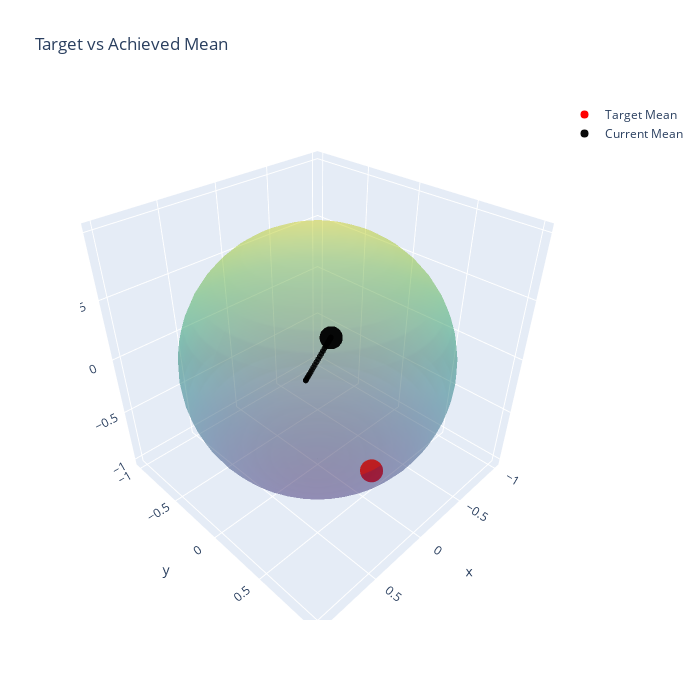

The notebook cell saved with this chart:
### Code cell
plot_mean(x, mus)

### Figure 1 — Plotly figure (JSON) as saved in the notebook; plotly's stock layout.template omitted (floating-point values rounded to 4 significant figures; data arrays with more than 128 entries replaced by an {"elided": "..."} marker saying what was removed)
{"data": [{"colorscale": [[0, "#440154"], [0.1111, "#482878"], [0.2222, "#3e4989"], [0.3333, "#31688e"], [0.4444, "#26828e"], [0.5556, "#1f9e89"], [0.6667, "#35b779"], [0.7778, "#6ece58"], [0.8889, "#b5de2b"], [1, "#fde725"]], "opacity": 0.3, "showscale": false, "type": "surface", "x": {"elided": "50x25 float values"}, "y": {"elided": "50x25 float values"}, "z": {"elided": "50x25 float values"}}, {"marker": {"color": "red", "size": 8}, "mode": "markers", "name": "Target Mean", "type": "scatter3d", "x": [-0.1098], "y": [0.4795], "z": [-0.8706]}, {"marker": {"color": "black", "opacity": 0, "size": 2}, "mode": "markers", "showlegend": false, "type": "scatter3d", "x": [0], "y": [0.1305], "z": [0.2588]}, {"marker": {"color": "black", "opacity": 0.02, "size": 2}, "mode": "markers", "showlegend": false, "type": "scatter3d", "x": [0], "y": [0.1295], "z": [0.2567]}, {"marker": {"color": "black", "opacity": 0.04, "size": 2}, "mode": "markers", "showlegend": false, "type": "scatter3d", "x": [0], "y": [0.1263], "z": [0.2504]}, {"marker": {"color": "black", "opacity": 0.06, "size": 2}, "mode": "markers", "showlegend": false, "type": "scatter3d", "x": [0], "y": [0.121], "z": [0.2399]}, {"marker": {"color": "black", "opacity": 0.08, "size": 2}, "mode": "markers", "showlegend": false, "type": "scatter3d", "x": [0], "y": [0.1137], "z": [0.2255]}, {"marker": {"color": "black", "opacity": 0.1, "size": 2}, "mode": "markers", "showlegend": false, "type": "scatter3d", "x": [0], "y": [0.1046], "z": [0.2074]}, {"marker": {"color": "black", "opacity": 0.12, "size": 2}, "mode": "markers", "showlegend": false, "type": "scatter3d", "x": [0], "y": [0.09376], "z": [0.1859]}, {"marker": {"color": "black", "opacity": 0.14, "size": 2}, "mode": "markers", "showlegend": false, "type": "scatter3d", "x": [0], "y": [0.08138], "z": [0.1614]}, {"marker": {"color": "black", "opacity": 0.16, "size": 2}, "mode": "markers", "showlegend": false, "type": "scatter3d", "x": [0], "y": [0.06766], "z": [0.1342]}, {"marker": {"color": "black", "opacity": 0.18, "size": 2}, "mode": "markers", "showlegend": false, "type": "scatter3d", "x": [0], "y": [0.05283], "z": [0.1048]}, {"marker": {"color": "black", "opacity": 0.2, "size": 2}, "mode": "markers", "showlegend": false, "type": "scatter3d", "x": [0], "y": [0.03714], "z": [0.07364]}, {"marker": {"color": "black", "opacity": 0.22, "size": 2}, "mode": "markers", "showlegend": false, "type": "scatter3d", "x": [0], "y": [0.02083], "z": [0.04131]}, {"marker": {"color": "black", "opacity": 0.24, "size": 2}, "mode": "markers", "showlegend": false, "type": "scatter3d", "x": [0], "y": [0.004184], "z": [0.008296]}, {"marker": {"color": "black", "opacity": 0.26, "size": 2}, "mode": "markers", "showlegend": false, "type": "scatter3d", "x": [0], "y": [-0.01253], "z": [-0.02485]}, {"marker": {"color": "black", "opacity": 0.28, "size": 2}, "mode": "markers", "showlegend": false, "type": "scatter3d", "x": [0], "y": [-0.02904], "z": [-0.05759]}, {"marker": {"color": "black", "opacity": 0.3, "size": 2}, "mode": "markers", "showlegend": false, "type": "scatter3d", "x": [0], "y": [-0.04508], "z": [-0.08939]}, {"marker": {"color": "black", "opacity": 0.32, "size": 2}, "mode": "markers", "showlegend": false, "type": "scatter3d", "x": [0], "y": [-0.06037], "z": [-0.1197]}, {"marker": {"color": "black", "opacity": 0.34, "size": 2}, "mode": "markers", "showlegend": false, "type": "scatter3d", "x": [0], "y": [-0.07468], "z": [-0.1481]}, {"marker": {"color": "black", "opacity": 0.36, "size": 2}, "mode": "markers", "showlegend": false, "type": "scatter3d", "x": [0], "y": [-0.08775], "z": [-0.174]}, {"marker": {"color": "black", "opacity": 0.38, "size": 2}, "mode": "markers", "showlegend": false, "type": "scatter3d", "x": [0], "y": [-0.09939], "z": [-0.1971]}, {"marker": {"color": "black", "opacity": 0.4, "size": 2}, "mode": "markers", "showlegend": false, "type": "scatter3d", "x": [0], "y": [-0.1094], "z": [-0.2169]}, {"marker": {"color": "black", "opacity": 0.42, "size": 2}, "mode": "markers", "showlegend": false, "type": "scatter3d", "x": [0], "y": [-0.1176], "z": [-0.2332]}, {"marker": {"color": "black", "opacity": 0.44, "size": 2}, "mode": "markers", "showlegend": false, "type": "scatter3d", "x": [0], "y": [-0.1239], "z": [-0.2456]}, {"marker": {"color": "black", "opacity": 0.46, "size": 2}, "mode": "markers", "showlegend": false, "type": "scatter3d", "x": [0], "y": [-0.1281], "z": [-0.254]}, {"marker": {"color": "black", "opacity": 0.48, "size": 2}, "mode": "markers", "showlegend": false, "type": "scatter3d", "x": [0], "y": [-0.1303], "z": [-0.2583]}, {"marker": {"color": "black", "opacity": 0.5, "size": 2}, "mode": "markers", "showlegend": false, "type": "scatter3d", "x": [0], "y": [-0.1303], "z": [-0.2583]}, {"marker": {"color": "black", "opacity": 0.52, "size": 2}, "mode": "markers", "showlegend": false, "type": "scatter3d", "x": [0], "y": [-0.1281], "z": [-0.254]}, {"marker": {"color": "black", "opacity": 0.54, "size": 2}, "mode": "markers", "showlegend": false, "type": "scatter3d", "x": [0], "y": [-0.1239], "z": [-0.2456]}, {"marker": {"color": "black", "opacity": 0.56, "size": 2}, "mode": "markers", "showlegend": false, "type": "scatter3d", "x": [0], "y": [-0.1176], "z": [-0.2332]}, {"marker": {"color": "black", "opacity": 0.58, "size": 2}, "mode": "markers", "showlegend": false, "type": "scatter3d", "x": [0], "y": [-0.1094], "z": [-0.2169]}, {"marker": {"color": "black", "opacity": 0.6, "size": 2}, "mode": "markers", "showlegend": false, "type": "scatter3d", "x": [0], "y": [-0.09939], "z": [-0.1971]}, {"marker": {"color": "black", "opacity": 0.62, "size": 2}, "mode": "markers", "showlegend": false, "type": "scatter3d", "x": [0], "y": [-0.08775], "z": [-0.174]}, {"marker": {"color": "black", "opacity": 0.64, "size": 2}, "mode": "markers", "showlegend": false, "type": "scatter3d", "x": [0], "y": [-0.07468], "z": [-0.1481]}, {"marker": {"color": "black", "opacity": 0.66, "size": 2}, "mode": "markers", "showlegend": false, "type": "scatter3d", "x": [0], "y": [-0.06037], "z": [-0.1197]}, {"marker": {"color": "black", "opacity": 0.68, "size": 2}, "mode": "markers", "showlegend": false, "type": "scatter3d", "x": [0], "y": [-0.04508], "z": [-0.08939]}, {"marker": {"color": "black", "opacity": 0.7, "size": 2}, "mode": "markers", "showlegend": false, "type": "scatter3d", "x": [0], "y": [-0.02904], "z": [-0.05759]}, {"marker": {"color": "black", "opacity": 0.72, "size": 2}, "mode": "markers", "showlegend": false, "type": "scatter3d", "x": [0], "y": [-0.01253], "z": [-0.02485]}, {"marker": {"color": "black", "opacity": 0.74, "size": 2}, "mode": "markers", "showlegend": false, "type": "scatter3d", "x": [0], "y": [0.004184], "z": [0.008296]}, {"marker": {"color": "black", "opacity": 0.76, "size": 2}, "mode": "markers", "showlegend": false, "type": "scatter3d", "x": [0], "y": [0.02083], "z": [0.04131]}, {"marker": {"color": "black", "opacity": 0.78, "size": 2}, "mode": "markers", "showlegend": false, "type": "scatter3d", "x": [0], "y": [0.03714], "z": [0.07364]}, {"marker": {"color": "black", "opacity": 0.8, "size": 2}, "mode": "markers", "showlegend": false, "type": "scatter3d", "x": [0], "y": [0.05283], "z": [0.1048]}, {"marker": {"color": "black", "opacity": 0.82, "size": 2}, "mode": "markers", "showlegend": false, "type": "scatter3d", "x": [0], "y": [0.06766], "z": [0.1342]}, {"marker": {"color": "black", "opacity": 0.84, "size": 2}, "mode": "markers", "showlegend": false, "type": "scatter3d", "x": [0], "y": [0.08138], "z": [0.1614]}, {"marker": {"color": "black", "opacity": 0.86, "size": 2}, "mode": "markers", "showlegend": false, "type": "scatter3d", "x": [0], "y": [0.09376], "z": [0.1859]}, {"marker": {"color": "black", "opacity": 0.88, "size": 2}, "mode": "markers", "showlegend": false, "type": "scatter3d", "x": [0], "y": [0.1046], "z": [0.2074]}, {"marker": {"color": "black", "opacity": 0.9, "size": 2}, "mode": "markers", "showlegend": false, "type": "scatter3d", "x": [0], "y": [0.1137], "z": [0.2255]}, {"marker": {"color": "black", "opacity": 0.92, "size": 2}, "mode": "markers", "showlegend": false, "type": "scatter3d", "x": [0], "y": [0.121], "z": [0.2399]}, {"marker": {"color": "black", "opacity": 0.94, "size": 2}, "mode": "markers", "showlegend": false, "type": "scatter3d", "x": [0], "y": [0.1263], "z": [0.2504]}, {"marker": {"color": "black", "opacity": 0.96, "size": 2}, "mode": "markers", "showlegend": false, "type": "scatter3d", "x": [0], "y": [0.1295], "z": [0.2567]}, {"marker": {"color": "black", "opacity": 0.96, "size": 8}, "mode": "markers", "name": "Current Mean", "type": "scatter3d", "x": [0], "y": [0.1295], "z": [0.2567]}], "layout": {"height": 700, "scene": {"aspectmode": "cube"}, "title": {"text": "Target vs Achieved Mean"}, "width": 700}}
